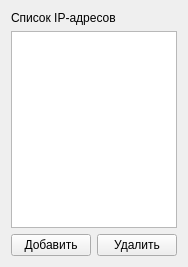
<?xml version="1.0" encoding="UTF-8"?>
<ui version="4.0">
 <class>Form</class>
 <widget class="QWidget" name="Form">
  <property name="geometry">
   <rect>
    <x>0</x>
    <y>0</y>
    <width>176</width>
    <height>267</height>
   </rect>
  </property>
  <property name="windowTitle">
   <string>Настройки</string>
  </property>
  <layout class="QVBoxLayout" name="verticalLayout">
   <item>
    <widget class="QLabel" name="label">
     <property name="text">
      <string>Список IP-адресов</string>
     </property>
    </widget>
   </item>
   <item>
    <widget class="QListWidget" name="lstIPs"/>
   </item>
   <item>
    <layout class="QHBoxLayout" name="horizontalLayout">
     <item>
      <widget class="QPushButton" name="btnAdd">
       <property name="text">
        <string>Добавить</string>
       </property>
      </widget>
     </item>
     <item>
      <widget class="QPushButton" name="btnRemove">
       <property name="text">
        <string>Удалить</string>
       </property>
      </widget>
     </item>
    </layout>
   </item>
  </layout>
 </widget>
 <resources/>
 <connections/>
</ui>
